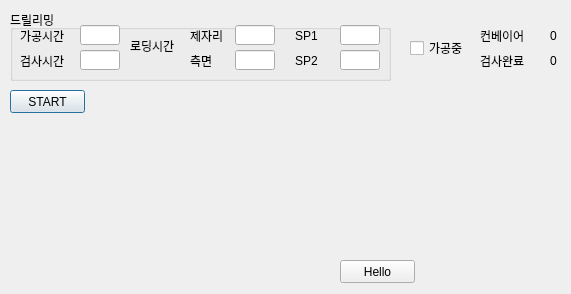
<?xml version="1.0" encoding="UTF-8"?>
<ui version="4.0">
 <class>Dialog</class>
 <widget class="QDialog" name="Dialog">
  <property name="geometry">
   <rect>
    <x>0</x>
    <y>0</y>
    <width>571</width>
    <height>294</height>
   </rect>
  </property>
  <property name="windowTitle">
   <string>DN8 Line</string>
  </property>
  <widget class="QGroupBox" name="groupBox">
   <property name="geometry">
    <rect>
     <x>10</x>
     <y>10</y>
     <width>381</width>
     <height>71</height>
    </rect>
   </property>
   <property name="title">
    <string>드릴리밍</string>
   </property>
   <widget class="QLabel" name="label">
    <property name="geometry">
     <rect>
      <x>10</x>
      <y>20</y>
      <width>56</width>
      <height>12</height>
     </rect>
    </property>
    <property name="text">
     <string>가공시간</string>
    </property>
   </widget>
   <widget class="QLineEdit" name="le_ProcTime">
    <property name="geometry">
     <rect>
      <x>70</x>
      <y>15</y>
      <width>40</width>
      <height>20</height>
     </rect>
    </property>
   </widget>
   <widget class="QLabel" name="label_2">
    <property name="geometry">
     <rect>
      <x>10</x>
      <y>45</y>
      <width>56</width>
      <height>12</height>
     </rect>
    </property>
    <property name="text">
     <string>검사시간</string>
    </property>
   </widget>
   <widget class="QLineEdit" name="le_CheckTime">
    <property name="geometry">
     <rect>
      <x>70</x>
      <y>40</y>
      <width>40</width>
      <height>20</height>
     </rect>
    </property>
   </widget>
   <widget class="QLabel" name="label_5">
    <property name="geometry">
     <rect>
      <x>120</x>
      <y>30</y>
      <width>50</width>
      <height>12</height>
     </rect>
    </property>
    <property name="text">
     <string>로딩시간</string>
    </property>
   </widget>
   <widget class="QLabel" name="label_6">
    <property name="geometry">
     <rect>
      <x>180</x>
      <y>20</y>
      <width>40</width>
      <height>12</height>
     </rect>
    </property>
    <property name="text">
     <string>제자리</string>
    </property>
   </widget>
   <widget class="QLineEdit" name="le_DR_LoadingTime">
    <property name="geometry">
     <rect>
      <x>225</x>
      <y>15</y>
      <width>40</width>
      <height>20</height>
     </rect>
    </property>
   </widget>
   <widget class="QLabel" name="label_7">
    <property name="geometry">
     <rect>
      <x>180</x>
      <y>45</y>
      <width>40</width>
      <height>12</height>
     </rect>
    </property>
    <property name="text">
     <string>측면</string>
    </property>
   </widget>
   <widget class="QLineEdit" name="le_Side_LoadingTime">
    <property name="geometry">
     <rect>
      <x>225</x>
      <y>40</y>
      <width>40</width>
      <height>20</height>
     </rect>
    </property>
   </widget>
   <widget class="QLineEdit" name="le_SP1_LoadingTime">
    <property name="geometry">
     <rect>
      <x>330</x>
      <y>15</y>
      <width>40</width>
      <height>20</height>
     </rect>
    </property>
   </widget>
   <widget class="QLabel" name="label_9">
    <property name="geometry">
     <rect>
      <x>285</x>
      <y>20</y>
      <width>40</width>
      <height>12</height>
     </rect>
    </property>
    <property name="text">
     <string>SP1</string>
    </property>
   </widget>
   <widget class="QLabel" name="label_8">
    <property name="geometry">
     <rect>
      <x>285</x>
      <y>45</y>
      <width>40</width>
      <height>12</height>
     </rect>
    </property>
    <property name="text">
     <string>SP2</string>
    </property>
   </widget>
   <widget class="QLineEdit" name="le_SP2_LoadingTime">
    <property name="geometry">
     <rect>
      <x>330</x>
      <y>40</y>
      <width>40</width>
      <height>20</height>
     </rect>
    </property>
   </widget>
  </widget>
  <widget class="QPushButton" name="pb_Start">
   <property name="geometry">
    <rect>
     <x>10</x>
     <y>90</y>
     <width>75</width>
     <height>23</height>
    </rect>
   </property>
   <property name="text">
    <string>START</string>
   </property>
  </widget>
  <widget class="QLabel" name="label_3">
   <property name="geometry">
    <rect>
     <x>480</x>
     <y>30</y>
     <width>56</width>
     <height>12</height>
    </rect>
   </property>
   <property name="text">
    <string>컨베이어</string>
   </property>
  </widget>
  <widget class="QLabel" name="label_4">
   <property name="geometry">
    <rect>
     <x>480</x>
     <y>55</y>
     <width>56</width>
     <height>12</height>
    </rect>
   </property>
   <property name="text">
    <string>검사완료</string>
   </property>
  </widget>
  <widget class="QLabel" name="numChecked">
   <property name="geometry">
    <rect>
     <x>550</x>
     <y>55</y>
     <width>56</width>
     <height>12</height>
    </rect>
   </property>
   <property name="text">
    <string>0</string>
   </property>
  </widget>
  <widget class="QLabel" name="numConv">
   <property name="geometry">
    <rect>
     <x>550</x>
     <y>30</y>
     <width>56</width>
     <height>12</height>
    </rect>
   </property>
   <property name="text">
    <string>0</string>
   </property>
  </widget>
  <widget class="QCheckBox" name="cbOnProc">
   <property name="geometry">
    <rect>
     <x>410</x>
     <y>40</y>
     <width>81</width>
     <height>16</height>
    </rect>
   </property>
   <property name="text">
    <string>가공중</string>
   </property>
   <property name="checked">
    <bool>false</bool>
   </property>
  </widget>
  <widget class="QPushButton" name="pb_Hello">
   <property name="geometry">
    <rect>
     <x>340</x>
     <y>260</y>
     <width>75</width>
     <height>23</height>
    </rect>
   </property>
   <property name="text">
    <string>Hello</string>
   </property>
  </widget>
 </widget>
 <resources/>
 <connections/>
</ui>
